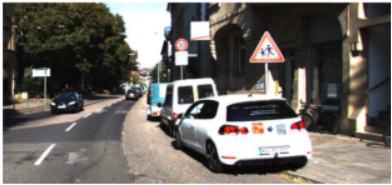
#> input picture computer vision/Leftimg6.png, 392 x 185 px
$ jupyter execute StereoVision.ipynb   (shell and % lines are left out)
#> lines starting #> are read from the running program, lines starting #| are printed output that depends on the picture; after the words box and inside, x2 and y2 are one past the last pixel; in counts of white or black regions, pixels touching at a corner belong together
[cell 1]
import numpy as np
import cv2
from matplotlib import pyplot as plt

imleft = cv2.imread("Leftimg6.png", 0)
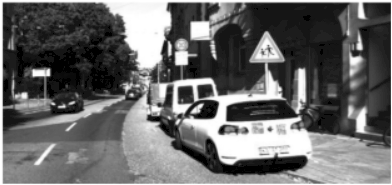
#> imleft: shape (185, 392); min 0, max 255, mean 104.7
imright = cv2.imread("Rightimg6.png", 0)
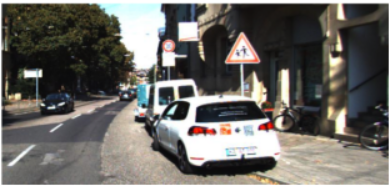
#> input picture computer vision/Rightimg6.png, 391 x 187 px
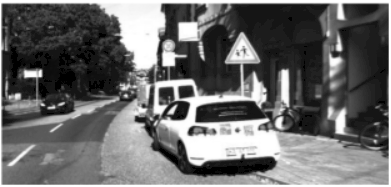
#> imright: shape (187, 391); min 0, max 255, mean 106.4
imright = cv2.resize(imright, (imleft.shape[1], imleft.shape[0]))
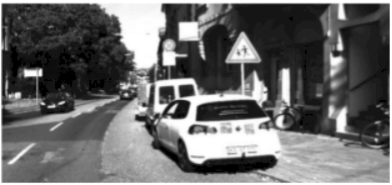
#> imright: shape (185, 392); min 0, max 255, mean 106.3
plt.figure(figsize=(10, 5))
plt.subplot(1, 2, 1)
plt.imshow(imleft, 'gray')
plt.axis('off')
plt.subplot(1, 2, 2)
plt.imshow(imright, 'gray')
plt.axis('off')
plt.show()

def showdisparity(bsize = 5):
#> called with bsize = 5
    stereo = cv2.StereoBM_create(numDisparities = 32, blockSize = bsize)
    disparity = stereo.compute(imleft, imright)
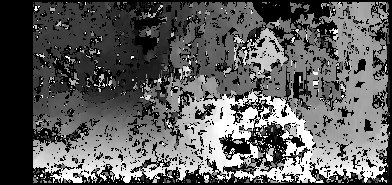
#> disparity: shape (185, 392) int16; min -16, max 496, mean 171.5; drawn with min black and max white
    max = disparity.max()
#> max = 496
    min = disparity.min()
#> min = -16
    disparity = np.uint8(255 * (disparity - min)/(max - min))
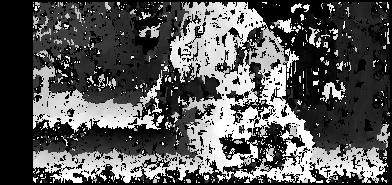
#> disparity: shape (185, 392); min 0, max 255, mean 86.6
    return disparity

result = showdisparity(5)
plt.imshow(result, 'gray')
print(result)
#> (printed output is left out)
value = result[100][100]
#> value = 55
x, y = 100, 100 + value
#> x = 100; y = 155
for r in range(10):
    for c in range(10):
        imleft[100 + r][100 + c] = 0
        imleft[100 + r][100 - c] = 0
        imleft[100 - r][100 + c] = 0
        imleft[100 - r][100 - c] = 0
        imright[x + r][y + c] = 0
        imright[x + r][y - c] = 0
        imright[x - r][y + c] = 0
        imright[x - r][y - c] = 0
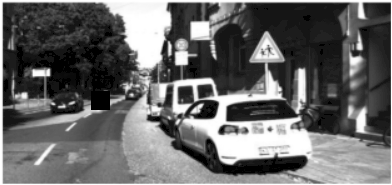
#> imleft: shape (185, 392); 0.5% of pixels changed, all inside (x1, y1, x2, y2) = (91, 91, 110, 110)
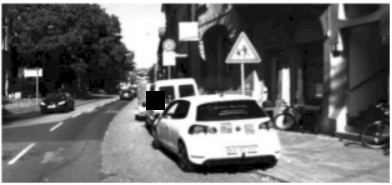
#> imright: shape (185, 392); 0.5% of pixels changed, all inside (x1, y1, x2, y2) = (146, 91, 165, 110)
for i in range(imright.shape[0]):
    for j in range(imright.shape[1]):
        if (imright[i][j] == 0):
            continue
        imright[i][j] = 1
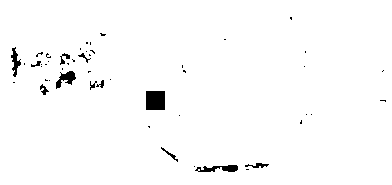
#> imright: shape (185, 392); values 0 (black) and 1 (white), 98.2% white; 49 black regions (37 under 20 px), largest, box (x1, y1, x2, y2) and area: (146, 91, 165, 110) 361, (195, 165, 238, 172) 186, (56, 71, 76, 89) 175

[cell 2]
plt.figure(figsize=(10, 5))
plt.subplot(1, 2, 1)
plt.imshow(imleft, 'gray')
plt.axis('off')
plt.title("Set 5 rounds surrounding 100, 100 to black")
plt.subplot(1, 2, 2)
plt.imshow(imright, 'gray')
plt.axis('off')
plt.title("Set all pixels to white except those surrounding 100, 100")
plt.show()
